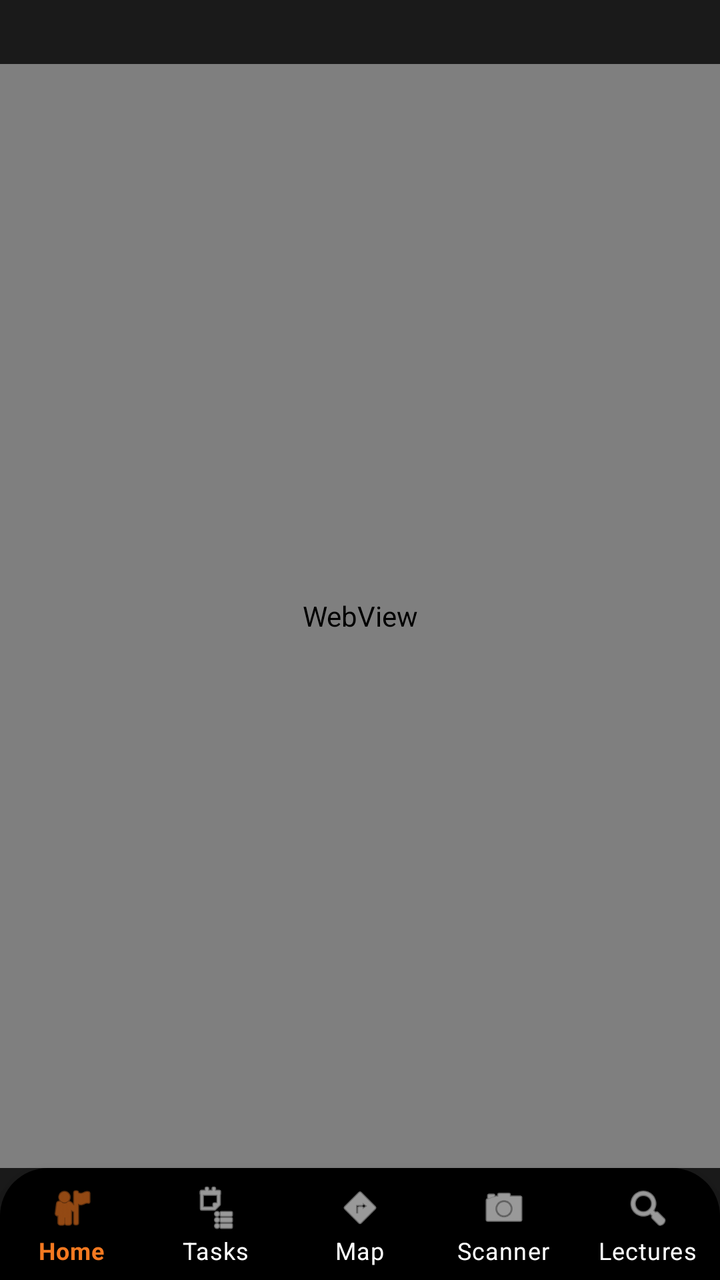
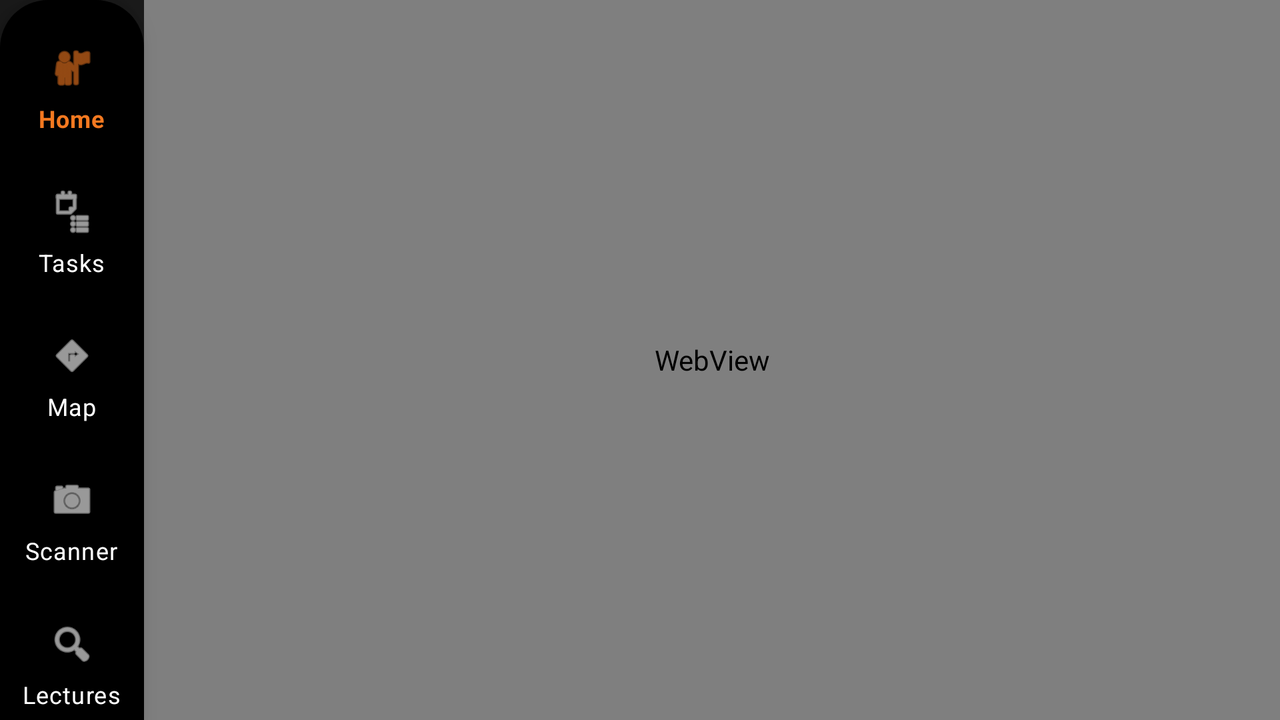

First picture: res/layout/ on a phone held upright. Second picture: the repository's own variant of that layout, on a device whose configuration matches the variant's folder. Source for both follows.
<!-- AndroidManifest.xml: application theme Theme.StudentProductivityAPP.Dark -->
<!-- res/layout/activity_campus_map.xml -->
<?xml version="1.0" encoding="utf-8"?>
<androidx.constraintlayout.widget.ConstraintLayout  xmlns:android="http://schemas.android.com/apk/res/android"
    xmlns:app="http://schemas.android.com/apk/res-auto"
    xmlns:tools="http://schemas.android.com/tools"
    android:layout_width="match_parent"
    android:layout_height="match_parent"
    android:orientation="vertical"
    android:gravity="center"
    tools:context=".features.campus_map.CampusMapActivity">

    <WebView
        android:id="@+id/webView"
        android:layout_width="0dp"
        android:layout_height="0dp"
        android:layout_marginTop="32dp"
        app:layout_constraintTop_toTopOf="parent"
        app:layout_constraintBottom_toTopOf="@id/bottomNavigationView"
        app:layout_constraintStart_toStartOf="parent"
        app:layout_constraintEnd_toEndOf="parent"
        tools:context=".features.campus_map.CampusMapActivity" />

    <com.google.android.material.bottomnavigation.BottomNavigationView
        android:id="@+id/bottomNavigationView"
        android:layout_width="match_parent"
        android:layout_height="wrap_content"
        android:background="@drawable/bg_rounded_nav"
        app:itemIconTint="@color/nav_item_colors"
        app:itemTextColor="@color/nav_item_colors"
        app:labelVisibilityMode="labeled"
        app:layout_constraintBottom_toBottomOf="parent"
        app:layout_constraintLeft_toLeftOf="parent"
        app:layout_constraintRight_toRightOf="parent"
        app:menu="@menu/bottom_nav" />

</androidx.constraintlayout.widget.ConstraintLayout>
<!-- resources referenced by this layout -->
<resources>
  <!-- drawable bg_rounded_nav (drawable) -->
  <?xml version="1.0" encoding="utf-8"?>
  <shape xmlns:android="http://schemas.android.com/apk/res/android">
      <solid android:color="@color/black" />
      <corners
          android:topLeftRadius="24dp"
          android:topRightRadius="24dp" />
  </shape>
  <style name="Theme.StudentProductivityAPP.Dark" parent="Theme.MaterialComponents.DayNight.NoActionBar">
          <item name="android:windowBackground">@color/isu_black</item>
      <item name="colorPrimary">@color/isu_orange</item>
      <item name="colorPrimaryVariant">@color/isu_orange</item>
          <item name="colorOnPrimary">@color/black</item>
  
          <item name="colorSecondary">@color/isu_orange</item>
          <item name="colorSecondaryVariant">@color/isu_orange</item>
          <item name="colorOnSecondary">@color/black</item>
  
  <item name="android:statusBarColor">@android:color/transparent</item>
  
          <item name="android:windowLightStatusBar" tools:targetApi="m">false</item>
          <item name="android:navigationBarColor"> @color/isu_black</item>
  
  </style>
  <color name="black">#FF000000</color>
  <color name="isu_black">#1A1A1A</color>
  <color name="isu_orange">#F47920</color>
</resources>
<!-- res/layout-w600dp/activity_campus_map.xml (the repository's variant of the layout above) -->
<!-- drawn on the phone turned sideways -->
<?xml version="1.0" encoding="utf-8"?>
<androidx.constraintlayout.widget.ConstraintLayout xmlns:android="http://schemas.android.com/apk/res/android"
    xmlns:app="http://schemas.android.com/apk/res-auto"
    xmlns:tools="http://schemas.android.com/tools"
    android:layout_width="match_parent"
    android:layout_height="match_parent"
    android:background="@color/isu_black"
    tools:context=".features.campus_map.CampusMapActivity">

    <com.google.android.material.navigationrail.NavigationRailView
        android:id="@+id/bottomNavigationView"
        android:layout_width="wrap_content"
        android:layout_height="match_parent"
        app:layout_constraintStart_toStartOf="parent"
        app:layout_constraintTop_toTopOf="parent"
        app:layout_constraintBottom_toBottomOf="parent"
        android:background="@drawable/bg_rounded_nav"
        app:itemIconTint="@color/nav_item_colors"
        app:itemTextColor="@color/nav_item_colors"
        app:labelVisibilityMode="labeled"
        app:menu="@menu/bottom_nav" />

    <WebView
        android:id="@+id/webView"
        android:layout_width="0dp"
        android:layout_height="0dp"
        app:layout_constraintBottom_toBottomOf="parent"
        app:layout_constraintEnd_toEndOf="parent"
        app:layout_constraintStart_toEndOf="@id/bottomNavigationView"
        app:layout_constraintTop_toTopOf="parent"
        tools:context=".features.campus_map.CampusMapActivity" />

</androidx.constraintlayout.widget.ConstraintLayout>
<!-- resources referenced by the variant -->
<!-- as the phone turned sideways resolves them -->
<resources>
  <color name="isu_black">#1A1A1A</color>
  <!-- drawable bg_rounded_nav (drawable) -->
  <?xml version="1.0" encoding="utf-8"?>
  <shape xmlns:android="http://schemas.android.com/apk/res/android">
      <solid android:color="@color/black" />
      <corners
          android:topLeftRadius="24dp"
          android:topRightRadius="24dp" />
  </shape>
  <style name="Theme.StudentProductivityAPP.Dark" parent="Theme.MaterialComponents.DayNight.NoActionBar">
          <item name="android:windowBackground">@color/isu_black</item>
      <item name="colorPrimary">@color/isu_orange</item>
      <item name="colorPrimaryVariant">@color/isu_orange</item>
          <item name="colorOnPrimary">@color/black</item>
  
          <item name="colorSecondary">@color/isu_orange</item>
          <item name="colorSecondaryVariant">@color/isu_orange</item>
          <item name="colorOnSecondary">@color/black</item>
  
  <item name="android:statusBarColor">@android:color/transparent</item>
  
          <item name="android:windowLightStatusBar" tools:targetApi="m">false</item>
          <item name="android:navigationBarColor"> @color/isu_black</item>
  
  </style>
  <color name="black">#FF000000</color>
  <color name="isu_orange">#F47920</color>
</resources>
